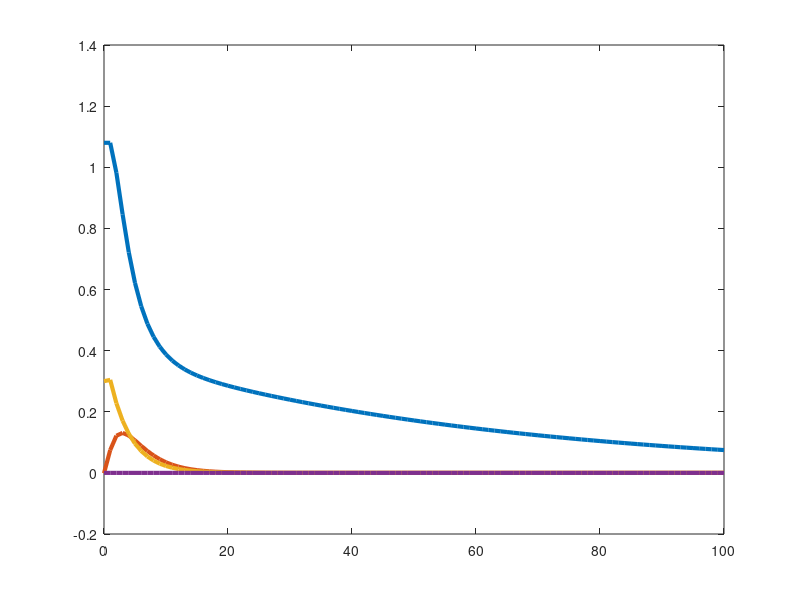

Recreate this plot in MATLAB. (Note: this script raises an error after producing the figure.)

clear; clc; close all;

% Parameters
T = 100;                   % Total simulation time (in minutes)
k0 = 0.0165;              % Insulin-independent fractional removal rate
a1 = 0.394;                   % a1 - a6 parameters
a2 = 0.142;                 
a3 = 0.251;
a4 = 0.394;
a5 = (3.15*10^-8)*(7*10^-6);
a6 = 2.8*10^3*(7*10^-6);

% Equilibrium point (upright)
x_bar1 = 0.95;
x_bar3 = 0.3;
x_bar2 = (a2*x_bar3)/a1;
x_bar4 = (a5*x_bar3)/a6;
x_bar = [x_bar1;
         x_bar2;
         x_bar3;
         x_bar4]; 
u_bar = [x_bar1*(k0+x_bar2);
         (a3 + a2*a3*a4 + a5)*(x_bar3)];
y_bar = x_bar1; 

% Define your matrix A here
A = [1-(k0+x_bar2), -(x_bar1), 0, 0; 
     0, 1-a1, a2, 0; 
     0, a4, 1-a3, a6; 
     0, 0, a5, 1-a6]; % Replace with your actual matrix definition

% Calculate and print the eigenvalues
eigenvalues = eig(A);
disp('Eigenvalues of the matrix A:');
disp(eigenvalues);

% Initial states
x = zeros(4, T+1);
x(:,1) = [1.08, ((0.0165 + (a2/a1)*(x(3)))/1.08)-0.0165, 0.3, 0];
u = zeros(2, T);
u(:,1) = [x(1,1)*(k0+x(2,1)), (a3 + a2*a3*a4 + a5)*(x(3,1))];

% Simulation loop
for t = 1:T
    y(t) = x(1,t);
    x(1,t+1) = x(1,t) - (k0+x(2,t))*x(1,t) + u(1,t);           % Glucose Concentration
    x(2,t+1) = x(2,t) - a1*x(2,t) + a3*x(3,t);                  % k(t)
    x(3,t+1) = x(3,t) - a3*x(3,t) + a4*x(4,t) + a6*x(4,t) + u(2,t); % i(t)
    x(4,t+1) = x(4,t) - a6*x(4,t) +a5*x(3,t);                   % i3(t)

end

% Plotting
figure;

plot(0:T, x(1,:), '-', 'LineWidth', 3, 'DisplayName', '$x_1(t)$');
hold on;
plot(0:T, x(2,:), '-', 'LineWidth', 3, 'DisplayName', '$x_2(t)$');
plot(0:T, x(3,:), '-', 'LineWidth', 3, 'DisplayName', '$x_3(t)$');
plot(0:T, x(4,:), '-', 'LineWidth', 3, 'DisplayName', '$x_4(t)$');
yline(x_bar(1), '--', 'LineWidth', 2, 'HandleVisibility', 'off');
yline(x_bar(2), '--', 'LineWidth', 2, 'HandleVisibility', 'off');
yline(x_bar(3), '--', 'LineWidth', 2, 'HandleVisibility', 'off');
yline(x_bar(4), '--', 'LineWidth', 2, 'HandleVisibility', 'off');
xlabel('Time Step $t$', 'FontSize', 28, 'Interpreter', 'on');
ylabel('State Components $x_i(t)$', 'FontSize', 28, 'Interpreter', 'latex');
title('State Convergence to $x_f$ from $x_0$', 'FontSize', 32, 'Interpreter', 'latex');
legend('FontSize', 24, 'Interpreter', 'latex', 'Location', 'best');
grid on;
set(gca, 'FontSize', 24);
